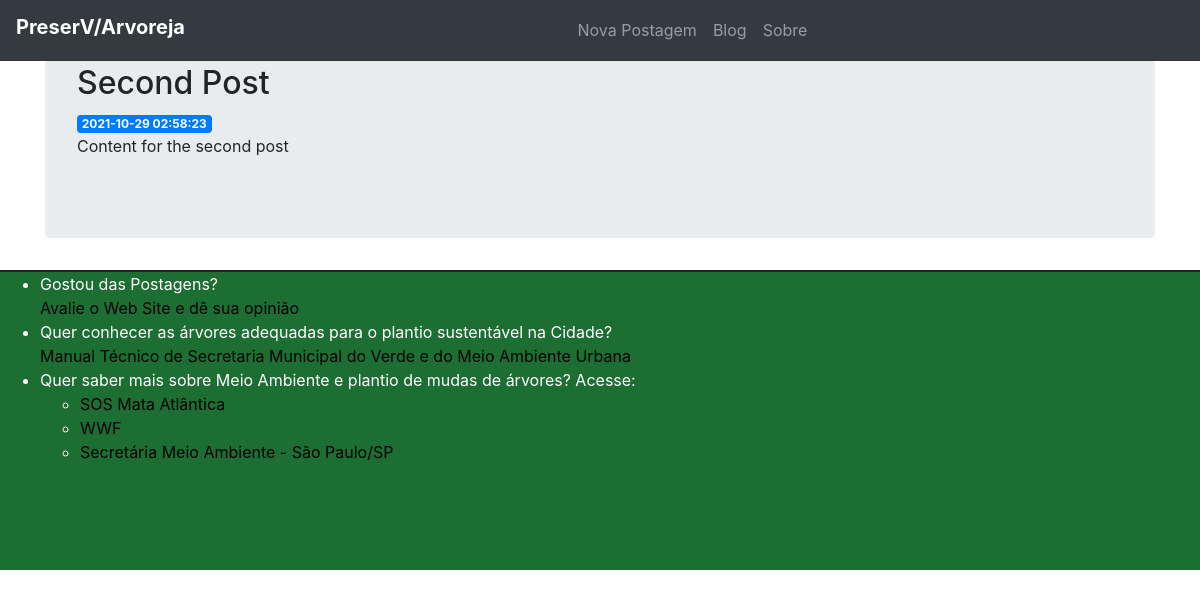
/2, run on the app's committed database.
### app.py (models this page shows)
class Posts(db.Model):
   id = db.Column(db.Integer, primary_key=True)
   created = db.Column(db.DateTime, default=datetime.datetime.utcnow)
   title = db.Column(db.String(80), nullable=False)
   content = db.Column(db.String(200), nullable=False)

### app.py (the view)
@app.route('/<int:post_id>')
def post(post_id):
    post = get_post(post_id)
    return render_template('post.html', post=post)

### app.py (called while the page is built)
def get_post(post_id):
   post = Posts.query.filter_by(id=post_id).first()
   if post is None:
      abort(404)
   return post

### templates/post.html
{% extends 'base.html' %}
{% block content %}
    <h2>{% block title %} {{ post['title'] }} {% endblock %}</h2>
    <span class="badge badge-primary">{{ post['created'] }}</span>
    <p>{{ post['content'] }}</p>
{% endblock %}

### data on the page
Posts: title "Second Post", created "2021-10-29 02:58:23", content "Content for the second post"
